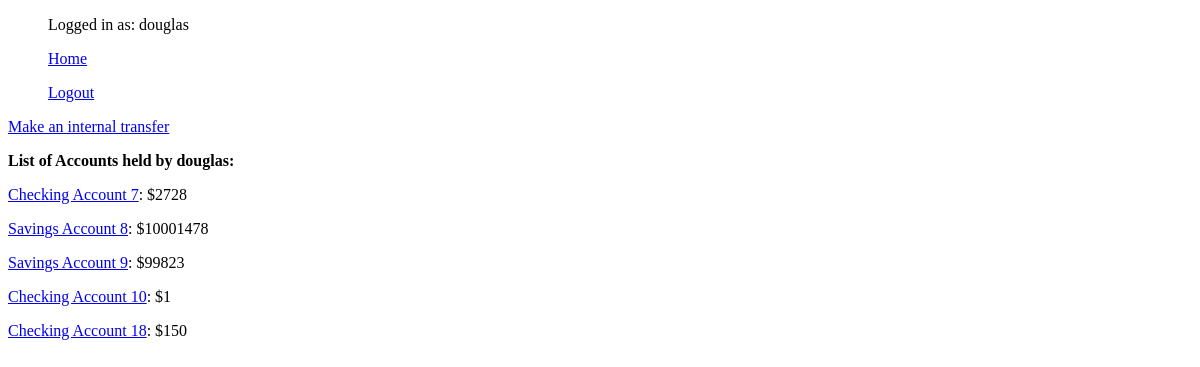
/bank_accounts/user_account_list (signed in), run on an earlier commit of the app's database.
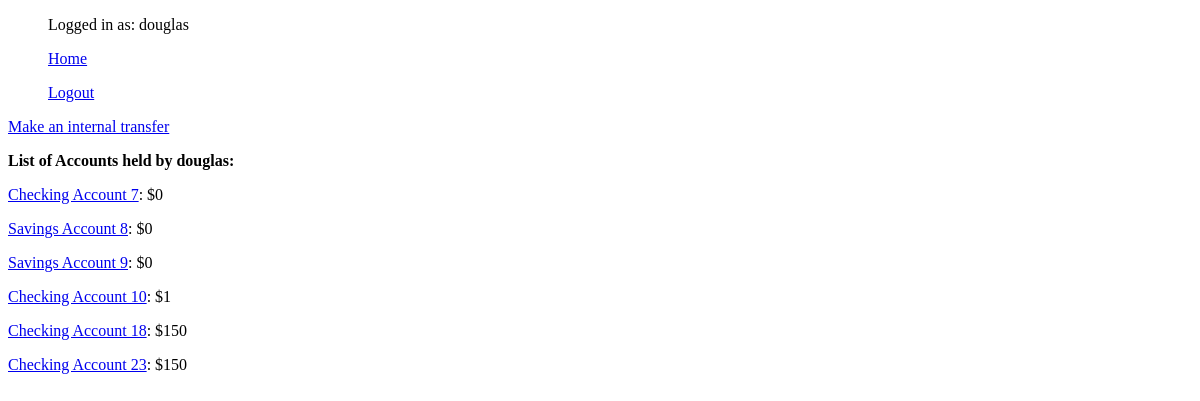
And on a later commit of the database.
### bank_accounts/models.py (models this page shows, shortened)
class Account(models.Model):
    CHECKING = "Checking"
    SAVINGS = "Savings"
    ACCOUNT_TYPE_CHOICES = (
        (CHECKING, 'Checking'),  # Each inner tuple is of form: (value to be set in model, human readable name)
        (SAVINGS, 'Savings'),
    )
    UCU = 'UCU'
    CHASE = 'Chase'
    WELLS_FARGO = 'Wells Fargo'
    BANK_OF_AMERICA = 'Bank of America'
    BANK_CHOICES = (
        (UCU, 'UCU'),
        (CHASE, 'Chase'),
        (WELLS_FARGO, 'Wells Fargo'),
        (BANK_OF_AMERICA, 'Bank of America'),
    )
    account_type = models.CharField(max_length=200, default=None, choices=ACCOUNT_TYPE_CHOICES)
    creator = models.CharField(max_length=200, default=None)  # Account creator
    holder = models.ForeignKey(User, on_delete=models.SET_NULL, null=True, blank=True)  # Account holder is a site user
    balance = models.IntegerField(default=0)
    bank = models.CharField(max_length=200, default='UCU', null=True, choices=BANK_CHOICES)
    routing_number = models.IntegerField(null=True)
    def __str__(self):
        return self.account_type + ' Account ' + str(self.id)

### bank_accounts/views.py (the view)
# urls.py: path('user_account_list', AccountListView.as_view(), name='account_list'),
class AccountListView(LoginRequiredMixin, ListView):
    template_name = 'bank_accounts/account_list.html'
    model = Account
    context_object_name = 'account_list'
    def get_queryset(self):  # Get the list of model instances we can display
        return Account.objects.filter(holder=self.request.user)

### bank_accounts/templates/bank_accounts/account_list.html (shortened to what this page needs)
{% extends 'base.html' %}
{% block content %}
    <p><a href={% url 'bank_accounts:internal_transfer' %}>Make an internal transfer</a></p>
    <b>List of Accounts held by {{ request.user.username }}:</b>
    {% if account_list %}
        {% for account in account_list %}
            <p><a href="{% url 'bank_accounts:account_detail' account.id %}">{{ account }}</a>: ${{ account.balance }}</p>
        {% endfor %}
    {% else %}
        <p>Nothing as of yet!</p>
    {% endif %}
{% endblock %}

What changed in the data, as far as the page shows it:
changed Account "Checking Account 7": balance "2728" → "0"
changed Account "Savings Account 8": balance "10001478" → "0"
changed Account "Savings Account 9": balance "99823" → "0"
added Account: account_type+id "Checking Account 23", balance "150"
